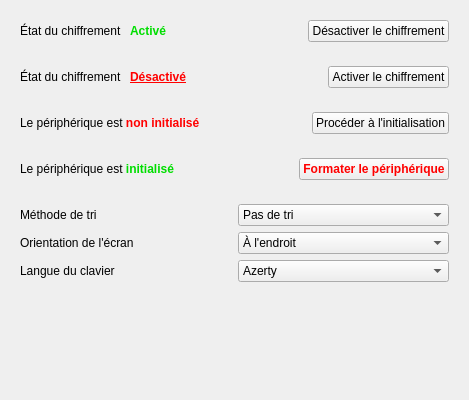
<?xml version="1.0" encoding="UTF-8"?>
<ui version="4.0">
 <class>OptionTabView</class>
 <widget class="QWidget" name="OptionTabView">
  <property name="geometry">
   <rect>
    <x>0</x>
    <y>0</y>
    <width>469</width>
    <height>400</height>
   </rect>
  </property>
  <property name="windowTitle">
   <string>Form</string>
  </property>
  <layout class="QVBoxLayout" name="verticalLayout">
   <item>
    <widget class="QWidget" name="widgetEncrypted" native="true">
     <layout class="QVBoxLayout" name="verticalLayout_8">
      <item>
       <layout class="QHBoxLayout" name="horizontalLayout_16">
        <item>
         <widget class="QLabel" name="label_11">
          <property name="text">
           <string>État du chiffrement </string>
          </property>
         </widget>
        </item>
        <item>
         <widget class="QLabel" name="label_12">
          <property name="text">
           <string>&lt;html&gt;&lt;head/&gt;&lt;body&gt;&lt;p&gt;&lt;span style=&quot; font-weight:600; color:#00de00;&quot;&gt;Activé&lt;/span&gt;&lt;/p&gt;&lt;/body&gt;&lt;/html&gt;</string>
          </property>
         </widget>
        </item>
        <item>
         <spacer name="horizontalSpacer_6">
          <property name="orientation">
           <enum>Qt::Horizontal</enum>
          </property>
          <property name="sizeHint" stdset="0">
           <size>
            <width>40</width>
            <height>20</height>
           </size>
          </property>
         </spacer>
        </item>
        <item>
         <widget class="QPushButton" name="pushButton_3">
          <property name="text">
           <string>Désactiver le chiffrement</string>
          </property>
         </widget>
        </item>
       </layout>
      </item>
     </layout>
    </widget>
   </item>
   <item>
    <widget class="QWidget" name="widgetNoEncrypted" native="true">
     <layout class="QVBoxLayout" name="verticalLayout_9">
      <item>
       <layout class="QHBoxLayout" name="horizontalLayout_22">
        <item>
         <widget class="QLabel" name="label_19">
          <property name="text">
           <string>État du chiffrement </string>
          </property>
         </widget>
        </item>
        <item>
         <widget class="QLabel" name="label_13">
          <property name="text">
           <string>&lt;html&gt;&lt;head/&gt;&lt;body&gt;&lt;p&gt;&lt;span style=&quot; font-weight:600; text-decoration: underline; color:#ff0000;&quot;&gt;Désactivé&lt;/span&gt;&lt;/p&gt;&lt;/body&gt;&lt;/html&gt;</string>
          </property>
         </widget>
        </item>
        <item>
         <spacer name="horizontalSpacer_9">
          <property name="orientation">
           <enum>Qt::Horizontal</enum>
          </property>
          <property name="sizeHint" stdset="0">
           <size>
            <width>40</width>
            <height>20</height>
           </size>
          </property>
         </spacer>
        </item>
        <item>
         <widget class="QPushButton" name="pushButton_4">
          <property name="text">
           <string>Activer le chiffrement</string>
          </property>
         </widget>
        </item>
       </layout>
      </item>
     </layout>
    </widget>
   </item>
   <item>
    <widget class="QWidget" name="widgetNotInitialized" native="true">
     <layout class="QVBoxLayout" name="verticalLayout_7">
      <item>
       <layout class="QHBoxLayout" name="horizontalLayout_19">
        <item>
         <widget class="QLabel" name="label_16">
          <property name="text">
           <string>&lt;html&gt;&lt;head/&gt;&lt;body&gt;&lt;p&gt;Le périphérique est &lt;span style=&quot; font-weight:600; color:#ff0000;&quot;&gt;non initialisé&lt;/span&gt;&lt;/p&gt;&lt;/body&gt;&lt;/html&gt;</string>
          </property>
         </widget>
        </item>
        <item>
         <spacer name="horizontalSpacer_8">
          <property name="orientation">
           <enum>Qt::Horizontal</enum>
          </property>
          <property name="sizeHint" stdset="0">
           <size>
            <width>40</width>
            <height>20</height>
           </size>
          </property>
         </spacer>
        </item>
        <item>
         <widget class="QPushButton" name="pushButton_5">
          <property name="text">
           <string>Procéder à l'initialisation</string>
          </property>
         </widget>
        </item>
       </layout>
      </item>
     </layout>
    </widget>
   </item>
   <item>
    <widget class="QWidget" name="widgetInitialized" native="true">
     <layout class="QVBoxLayout" name="verticalLayout_6">
      <item>
       <layout class="QHBoxLayout" name="horizontalLayout_20">
        <item>
         <widget class="QLabel" name="label_17">
          <property name="text">
           <string>&lt;html&gt;&lt;head/&gt;&lt;body&gt;&lt;p&gt;Le périphérique est &lt;span style=&quot; font-weight:600; color:#00de00;&quot;&gt;initialisé&lt;/span&gt;&lt;/p&gt;&lt;/body&gt;&lt;/html&gt;</string>
          </property>
         </widget>
        </item>
        <item>
         <spacer name="horizontalSpacer_7">
          <property name="orientation">
           <enum>Qt::Horizontal</enum>
          </property>
          <property name="sizeHint" stdset="0">
           <size>
            <width>40</width>
            <height>20</height>
           </size>
          </property>
         </spacer>
        </item>
        <item>
         <widget class="QPushButton" name="pushButton_6">
          <property name="styleSheet">
           <string notr="true">QPushButton {
font-weight: 600;
color:red;
}</string>
          </property>
          <property name="text">
           <string>Formater le périphérique</string>
          </property>
         </widget>
        </item>
       </layout>
      </item>
     </layout>
    </widget>
   </item>
   <item>
    <widget class="QWidget" name="widget" native="true">
     <layout class="QVBoxLayout" name="verticalLayout_11">
      <item>
       <layout class="QHBoxLayout" name="horizontalLayout_17">
        <item>
         <widget class="QLabel" name="label_14">
          <property name="text">
           <string>Méthode de tri</string>
          </property>
         </widget>
        </item>
        <item>
         <widget class="QComboBox" name="comboBox">
          <item>
           <property name="text">
            <string>Pas de tri</string>
           </property>
          </item>
          <item>
           <property name="text">
            <string>Tri par nombre d'utilisation</string>
           </property>
          </item>
          <item>
           <property name="text">
            <string>Tri par ordre alphabétique</string>
           </property>
          </item>
         </widget>
        </item>
       </layout>
      </item>
      <item>
       <layout class="QHBoxLayout" name="horizontalLayout_18">
        <item>
         <widget class="QLabel" name="label_15">
          <property name="text">
           <string>Orientation de l'écran</string>
          </property>
         </widget>
        </item>
        <item>
         <widget class="QComboBox" name="comboBox_2">
          <item>
           <property name="text">
            <string>À l'endroit</string>
           </property>
          </item>
          <item>
           <property name="text">
            <string>Retourné</string>
           </property>
          </item>
         </widget>
        </item>
       </layout>
      </item>
      <item>
       <layout class="QHBoxLayout" name="horizontalLayout_21">
        <item>
         <widget class="QLabel" name="label_18">
          <property name="text">
           <string>Langue du clavier </string>
          </property>
         </widget>
        </item>
        <item>
         <widget class="QComboBox" name="comboBox_3">
          <item>
           <property name="text">
            <string>Azerty</string>
           </property>
          </item>
          <item>
           <property name="text">
            <string>Qwerty</string>
           </property>
          </item>
         </widget>
        </item>
       </layout>
      </item>
     </layout>
    </widget>
   </item>
   <item>
    <spacer name="verticalSpacer">
     <property name="orientation">
      <enum>Qt::Vertical</enum>
     </property>
     <property name="sizeHint" stdset="0">
      <size>
       <width>20</width>
       <height>37</height>
      </size>
     </property>
    </spacer>
   </item>
  </layout>
 </widget>
 <resources/>
 <connections/>
</ui>
